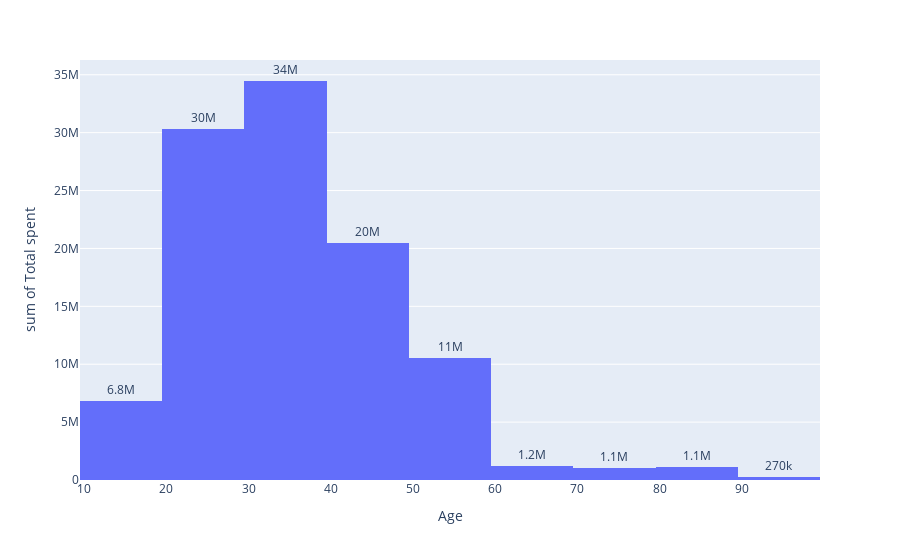

Here is the notebook cell this chart was saved with:
### Code cell
fig_by_age = px.histogram(
    total_spent_by_age,
    x = 'Age',
    y = 'Total spent',
    text_auto=".2s"
    )
fig_by_age.update_traces(
    textposition = 'outside'
)
fig_by_age

### Figure 1 — Plotly figure (JSON) as saved in the notebook; plotly's stock layout.template omitted (floating-point values rounded to 4 significant figures)
{"data": [{"alignmentgroup": "True", "bingroup": "x", "histfunc": "sum", "hovertemplate": "Age=%{x}<br>sum of Total spent=%{y}<extra></extra>", "legendgroup": "", "marker": {"color": "#636efa", "pattern": {"shape": ""}}, "name": "", "offsetgroup": "", "orientation": "v", "showlegend": false, "textposition": "outside", "texttemplate": "%{value:.2s}", "type": "histogram", "x": [30, 26, 28, 35, 29, 31, 32, 34, 33, 27, 20, 44, 45, 39, 38, 41, 21, 23, 19, 43, 40, 22, 25, 36, 37, 47, 24, 50, 18, 46, 42, 48, 52, 53, 54, 49, 51, 55, 16, 15, 13, 12, 17, 14, 64, 87, 76, 63, 61, 66, 75, 56, 67, 72, 88, 85, 89, 82, 79, 58, 69, 83, 68, 90, 65, 86, 71, 77, 84, 92, 74, 81, 73, 80, 78, 70, 60, 57, 91, 62, 59], "xaxis": "x", "y": [4749880, 4687000.0, 4352000.0, 4344816, 4277000.0, 4272115, 4223599, 4113222, 4017311, 3816976, 2481683, 2416862, 2349000.0, 2327000.0, 2321840, 2294554, 2229429, 2211581, 2175936, 2162041, 2127386, 2116611, 2096523, 2062506, 2029441, 2029237, 2021872, 1921492, 1907097, 1826121, 1815559, 1771162, 1700187, 1695713, 1670278, 1659832, 1620243, 1575056, 600067, 506383, 460467, 438962, 407737, 286037, 208355, 174908, 167313, 164251, 144167, 134757, 133715, 129929, 129128, 126160, 124708, 120211, 118977, 118602, 117721, 116141, 115187, 114906, 114627, 113019, 108992, 105850, 104368, 96895, 95465, 89467, 89097, 85845, 82265, 79294, 75705, 73430, 72321, 68553, 66715, 54842, 45101], "yaxis": "y"}], "layout": {"barmode": "relative", "legend": {"tracegroupgap": 0}, "margin": {"t": 60}, "xaxis": {"anchor": "y", "domain": [0, 1], "title": {"text": "Age"}}, "yaxis": {"anchor": "x", "domain": [0, 1], "title": {"text": "sum of Total spent"}}}}
